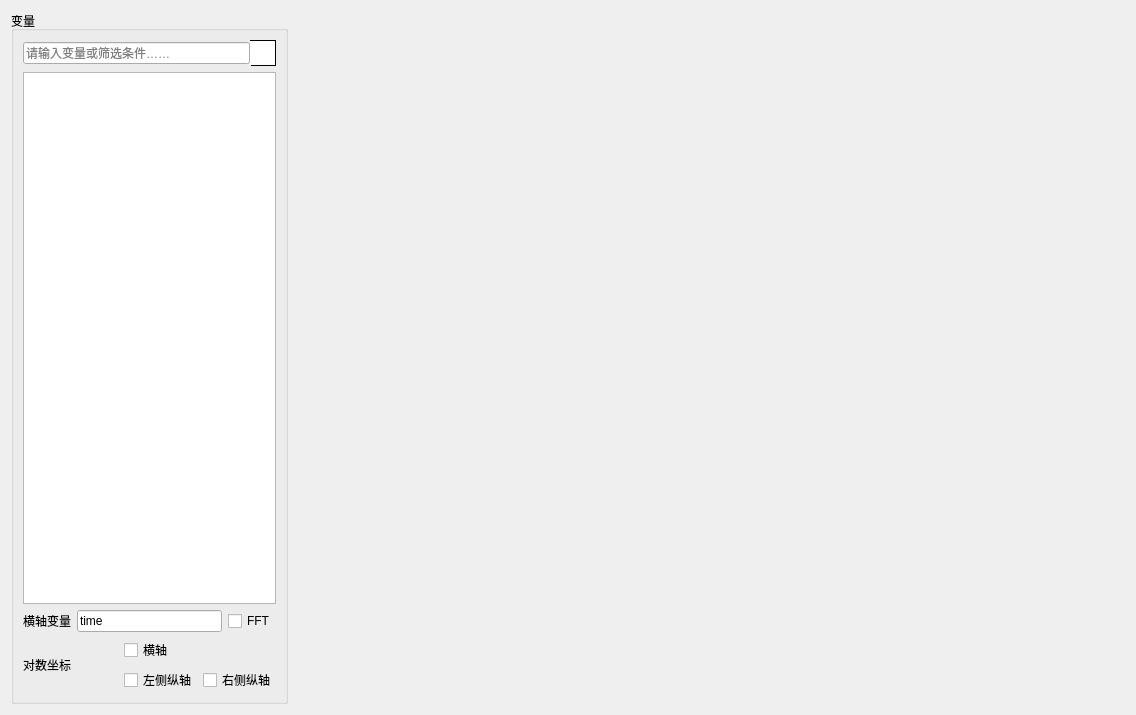
<?xml version="1.0" encoding="UTF-8"?>
<ui version="4.0">
 <class>TimeDomainResult</class>
 <widget class="QDialog" name="TimeDomainResult">
  <property name="geometry">
   <rect>
    <x>0</x>
    <y>0</y>
    <width>1136</width>
    <height>715</height>
   </rect>
  </property>
  <property name="windowTitle">
   <string>时域分析 - 仿真结果</string>
  </property>
  <layout class="QGridLayout" name="gridLayout" columnstretch="1,3">
   <item row="0" column="0">
    <widget class="QGroupBox" name="variable">
     <property name="maximumSize">
      <size>
       <width>300</width>
       <height>16777215</height>
      </size>
     </property>
     <property name="font">
      <font>
       <family>Microsoft YaHei UI</family>
       <weight>50</weight>
       <bold>false</bold>
      </font>
     </property>
     <property name="title">
      <string>变量</string>
     </property>
     <layout class="QGridLayout" name="gridLayout_2">
      <item row="0" column="0">
       <layout class="QHBoxLayout" name="horizontalLayout">
        <property name="spacing">
         <number>0</number>
        </property>
        <property name="sizeConstraint">
         <enum>QLayout::SetDefaultConstraint</enum>
        </property>
        <item>
         <widget class="QLineEdit" name="variableSearch">
          <property name="focusPolicy">
           <enum>Qt::ClickFocus</enum>
          </property>
          <property name="placeholderText">
           <string>请输入变量或筛选条件……</string>
          </property>
         </widget>
        </item>
        <item>
         <widget class="QLabel" name="label">
          <property name="sizePolicy">
           <sizepolicy hsizetype="Fixed" vsizetype="Fixed">
            <horstretch>26</horstretch>
            <verstretch>26</verstretch>
           </sizepolicy>
          </property>
          <property name="minimumSize">
           <size>
            <width>26</width>
            <height>26</height>
           </size>
          </property>
          <property name="maximumSize">
           <size>
            <width>26</width>
            <height>26</height>
           </size>
          </property>
          <property name="styleSheet">
           <string notr="true">background-color: rgb(255, 255, 255);
border: 1px solid black;
border-left-color: rgb(255, 255, 255);</string>
          </property>
          <property name="frameShape">
           <enum>QFrame::NoFrame</enum>
          </property>
          <property name="lineWidth">
           <number>-2</number>
          </property>
          <property name="text">
           <string/>
          </property>
          <property name="pixmap">
           <pixmap resource="resource/res.qrc">:/background/filter</pixmap>
          </property>
          <property name="scaledContents">
           <bool>true</bool>
          </property>
          <property name="margin">
           <number>3</number>
          </property>
         </widget>
        </item>
       </layout>
      </item>
      <item row="1" column="0">
       <widget class="QListWidget" name="variableList">
        <property name="font">
         <font>
          <family>Microsoft YaHei UI</family>
          <pointsize>9</pointsize>
         </font>
        </property>
        <property name="toolTip">
         <string>双击以设置横轴变量，选择变量前复选框以设置纵轴变量</string>
        </property>
       </widget>
      </item>
      <item row="2" column="0">
       <layout class="QHBoxLayout" name="horizontalLayout_2">
        <item>
         <widget class="QLabel" name="label_2">
          <property name="text">
           <string>横轴变量</string>
          </property>
         </widget>
        </item>
        <item>
         <widget class="QLineEdit" name="xAxixVariable">
          <property name="text">
           <string>time</string>
          </property>
         </widget>
        </item>
        <item>
         <widget class="QCheckBox" name="isFFT">
          <property name="text">
           <string>FFT</string>
          </property>
         </widget>
        </item>
       </layout>
      </item>
      <item row="3" column="0">
       <layout class="QHBoxLayout" name="horizontalLayout_4">
        <item>
         <widget class="QLabel" name="label_3">
          <property name="toolTip">
           <string>选中复选框以对该轴使用对数坐标</string>
          </property>
          <property name="text">
           <string>对数坐标</string>
          </property>
         </widget>
        </item>
        <item>
         <layout class="QVBoxLayout" name="verticalLayout">
          <item>
           <widget class="QCheckBox" name="xAxisLog">
            <property name="text">
             <string>横轴</string>
            </property>
           </widget>
          </item>
          <item>
           <layout class="QHBoxLayout" name="horizontalLayout_3">
            <item>
             <widget class="QCheckBox" name="yAxisLog">
              <property name="text">
               <string>左侧纵轴</string>
              </property>
             </widget>
            </item>
            <item>
             <widget class="QCheckBox" name="yAxis2Log">
              <property name="text">
               <string>右侧纵轴</string>
              </property>
             </widget>
            </item>
           </layout>
          </item>
         </layout>
        </item>
       </layout>
      </item>
     </layout>
    </widget>
   </item>
   <item row="0" column="1">
    <widget class="QCustomPlot" name="resultPlot" native="true"/>
   </item>
  </layout>
 </widget>
 <customwidgets>
  <customwidget>
   <class>QCustomPlot</class>
   <extends>QWidget</extends>
   <header>qcustomplot.h</header>
   <container>1</container>
  </customwidget>
 </customwidgets>
 <resources>
  <include location="resource/res.qrc"/>
  <include location="resource/res.qrc"/>
 </resources>
 <connections>
  <connection>
   <sender>variableList</sender>
   <signal>itemClicked(QListWidgetItem*)</signal>
   <receiver>TimeDomainResult</receiver>
   <slot>plotCheckedVariables()</slot>
   <hints>
    <hint type="sourcelabel">
     <x>83</x>
     <y>118</y>
    </hint>
    <hint type="destinationlabel">
     <x>213</x>
     <y>11</y>
    </hint>
   </hints>
  </connection>
  <connection>
   <sender>xAxixVariable</sender>
   <signal>editingFinished()</signal>
   <receiver>TimeDomainResult</receiver>
   <slot>plotCheckedVariables()</slot>
   <hints>
    <hint type="sourcelabel">
     <x>168</x>
     <y>609</y>
    </hint>
    <hint type="destinationlabel">
     <x>212</x>
     <y>411</y>
    </hint>
   </hints>
  </connection>
  <connection>
   <sender>variableList</sender>
   <signal>itemDoubleClicked(QListWidgetItem*)</signal>
   <receiver>TimeDomainResult</receiver>
   <slot>setXAxisVariable(QListWidgetItem*)</slot>
   <hints>
    <hint type="sourcelabel">
     <x>211</x>
     <y>588</y>
    </hint>
    <hint type="destinationlabel">
     <x>293</x>
     <y>686</y>
    </hint>
   </hints>
  </connection>
  <connection>
   <sender>variableSearch</sender>
   <signal>editingFinished()</signal>
   <receiver>variableList</receiver>
   <slot>setFocus()</slot>
   <hints>
    <hint type="sourcelabel">
     <x>136</x>
     <y>60</y>
    </hint>
    <hint type="destinationlabel">
     <x>140</x>
     <y>97</y>
    </hint>
   </hints>
  </connection>
  <connection>
   <sender>variableSearch</sender>
   <signal>textChanged(QString)</signal>
   <receiver>TimeDomainResult</receiver>
   <slot>searchVariable(QString)</slot>
   <hints>
    <hint type="sourcelabel">
     <x>200</x>
     <y>52</y>
    </hint>
    <hint type="destinationlabel">
     <x>293</x>
     <y>64</y>
    </hint>
   </hints>
  </connection>
  <connection>
   <sender>xAxisLog</sender>
   <signal>toggled(bool)</signal>
   <receiver>TimeDomainResult</receiver>
   <slot>plotCheckedVariables()</slot>
   <hints>
    <hint type="sourcelabel">
     <x>111</x>
     <y>649</y>
    </hint>
    <hint type="destinationlabel">
     <x>291</x>
     <y>606</y>
    </hint>
   </hints>
  </connection>
  <connection>
   <sender>yAxisLog</sender>
   <signal>toggled(bool)</signal>
   <receiver>TimeDomainResult</receiver>
   <slot>plotCheckedVariables()</slot>
   <hints>
    <hint type="sourcelabel">
     <x>136</x>
     <y>678</y>
    </hint>
    <hint type="destinationlabel">
     <x>293</x>
     <y>635</y>
    </hint>
   </hints>
  </connection>
  <connection>
   <sender>yAxis2Log</sender>
   <signal>toggled(bool)</signal>
   <receiver>TimeDomainResult</receiver>
   <slot>plotCheckedVariables()</slot>
   <hints>
    <hint type="sourcelabel">
     <x>225</x>
     <y>676</y>
    </hint>
    <hint type="destinationlabel">
     <x>292</x>
     <y>663</y>
    </hint>
   </hints>
  </connection>
  <connection>
   <sender>isFFT</sender>
   <signal>toggled(bool)</signal>
   <receiver>TimeDomainResult</receiver>
   <slot>fftSetting()</slot>
   <hints>
    <hint type="sourcelabel">
     <x>234</x>
     <y>601</y>
    </hint>
    <hint type="destinationlabel">
     <x>290</x>
     <y>577</y>
    </hint>
   </hints>
  </connection>
 </connections>
 <slots>
  <slot>plotCheckedVariables()</slot>
  <slot>setXAxisVariable(QListWidgetItem*)</slot>
  <slot>searchVariable(QString)</slot>
  <slot>fftSetting()</slot>
 </slots>
</ui>
